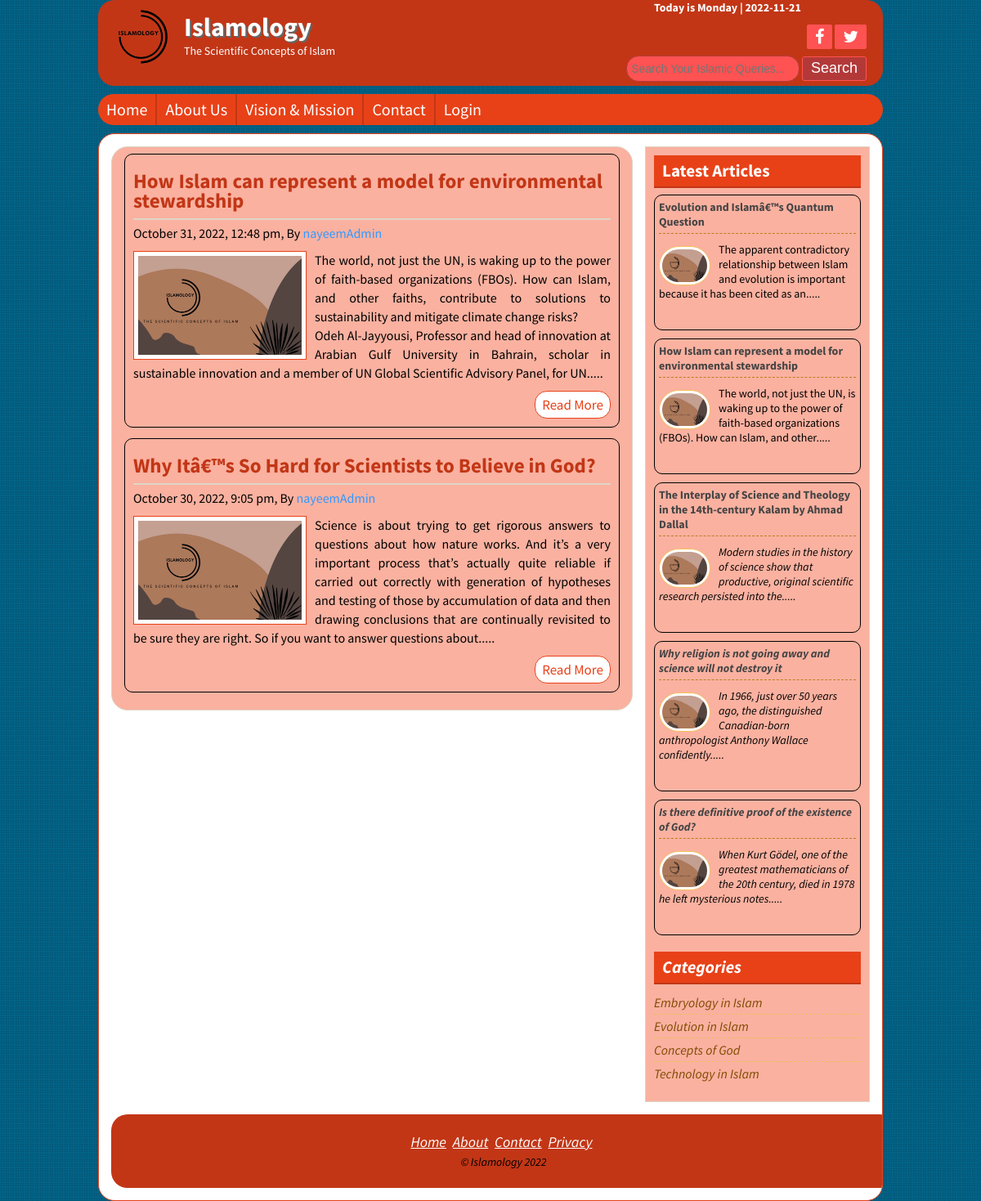
Page /src_blog-site-islamology/posts.php?category=1 on the committed database.
### tables this page shows
CREATE TABLE `title_slogan` (
  `id` int(11) NOT NULL,
  `title` varchar(255) NOT NULL,
  `slogan` varchar(255) NOT NULL,
  `logo` varchar(255) NOT NULL
);

CREATE TABLE `tbl_social` (
  `id` int(11) NOT NULL,
  `fb` varchar(255) NOT NULL,
  `tw` varchar(255) NOT NULL,
  `ln` varchar(255) NOT NULL,
  `gp` varchar(255) NOT NULL
);

CREATE TABLE `tbl_page` (
  `id` int(11) NOT NULL,
  `name` varchar(255) NOT NULL,
  `body` text NOT NULL
);

CREATE TABLE `tbl_post` (
  `id` int(11) NOT NULL,
  `cat` int(11) NOT NULL,
  `title` varchar(255) NOT NULL,
  `body` text NOT NULL,
  `image` varchar(255) NOT NULL,
  `author` varchar(50) NOT NULL,
  `tags` varchar(255) NOT NULL,
  `date` timestamp NOT NULL DEFAULT CURRENT_TIMESTAMP,
  `userid` int(11) NOT NULL
);

CREATE TABLE `tbl_category` (
  `id` int(11) NOT NULL,
  `name` varchar(50) NOT NULL
);

CREATE TABLE `tbl_footer` (
  `id` int(11) NOT NULL,
  `note` varchar(255) NOT NULL
);

### src_blog-site-islamology/lib/Database.php (called while the page is built, shortened)
<?php
Class Database{
	public $host   = DB_HOST;
	public $user   = DB_USER;
	public $pass   = DB_PASS;
	public $dbname = DB_NAME;
	public $link;
	private function connectDB(){
	$this->link = new mysqli($this->host, $this->user, $this->pass, $this->dbname);
 }
	public function select($query){
		$result = $this->link->query($query) or die($this->link->error.__LINE__);
		if($result->num_rows > 0){
			return $result;
		} else {
			return false;
		}
	}
}

### src_blog-site-islamology/helpers/format.php (called while the page is built, shortened)
<?php
    class Format{
        public function formatDate($date){
            return date('F j, Y, g:i a', strtotime($date));
        }
        public function textShorten($text, $limit = 400){
            $text = $text. " ";
            $text = substr($text, 0, $limit);
            $text = substr($text, 0, strrpos($text, ' '));
            $text = $text.".....";
            return $text;
        }
    }
?>

### src_blog-site-islamology/posts.php (the view)
<?php include 'inc/header.php'; ?>
<?php include 'inc/navbar.php'; ?>
<?php
$categoryid = mysqli_real_escape_string($db->link, $_GET['category']);
if (!isset($categoryid) || $categoryid == NULL) {
    header("Location: 404.php");
} else {
    $category = $categoryid;
}
?>
<div class="contentsection contemplete clear">
    <div class="maincontent clear">
        <?php
        $query = "select * from tbl_post where cat=$category order by id desc";
        $post = $db->select($query);
        if ($post) {
            while ($result = $post->fetch_assoc()) {
        ?>
                <div class="samepost clear">
                    <h2><a href="post.php?id=<?php echo $result['id']; ?>"><?php echo $result['title']; ?></a></h2>
                    <h4><?php echo $fm->formatDate($result['date']); ?>, By <a href="page.php?pageid=1"><?php echo $result['author']; ?></a></h4>
                    <a href="#"><img src="admin/<?php echo $result['image']; ?>" alt="post image" /></a>
                    <?php echo $fm->textShorten($result['body']); ?>
                    <div class="readmore clear">
                        <a href="post.php?id=<?php echo $result['id']; ?>">Read More</a>
                    </div>
                </div>
        <?php }
        } else { ?>
            <h3>No Post Available In This Category</h3>
        <?php } ?>
    </div>
    <?php include "inc/sidebar.php"; ?>
    <?php include "inc/footer.php"; ?>

### src_blog-site-islamology/inc/header.php (shortened to what this page needs)
<?php include "lib/Database.php"; ?>
<?php include "helpers/format.php"; ?>
<?php
$db = new Database();
$fm = new Format();
?>
<!DOCTYPE html>
<html>
<head>
	<?php include 'scripts/css.php'; ?>
</head>
<body>
	<div class="headersection templete clear">
		<a href="index.php">
			<div class="logo">
				<?php
				$query = "select * from title_slogan where id='1'";
				$blog_title = $db->select($query);
				if ($blog_title) {
					while ($result = $blog_title->fetch_assoc()) {
				?>
						<img src="admin/<?php echo $result['logo']; ?>" alt="Logo" />
						<h2><?php echo $result['title']; ?></h2>
						<p><?php echo $result['slogan']; ?></p>
				<?php }
				} ?>
			</div>
		</a>
				<div style="text-align: center;">
				<h4>
				<?php
					echo "Today is " .date("l"), date(" | Y-m-d");
					?>
				</h4>
				</div>
		<div class="social clear">
			<div class="icon clear">
				<?php
				$query = "select * from tbl_social where id='1'";
				$socialmedia = $db->select($query);
				if ($socialmedia) {
					while ($result = $socialmedia->fetch_assoc()) {
				?>
						<a href="<?php echo $result['fb']; ?>" target="_blank"><i class="fa fa-facebook"></i></a>
						<a href="<?php echo $result['tw']; ?>" target="_blank"><i class="fa fa-twitter"></i></a>
				<?php }
				} ?>
			</div>
			<div class="searchbtn clear">
				<form action="search.php" method="get">
					<input type="text" name="search" placeholder="Search Your Islamic Queries..." />
					<input type="submit" name="submit" value="Search" />
				</form>
			</div>
		</div>
	</div>

### src_blog-site-islamology/inc/navbar.php
<div class="navsection templete">
		<?php
		$path = $_SERVER['SCRIPT_FILENAME'];
		$currentpage = basename($path, '.php');
		?>
		<ul>
			<li><a <?php
					if ($currentpage == 'index') {
						echo 'id="active"';
					}
					?> href="index.php">Home</a></li>
			<?php
			$query = "select * from tbl_page";
			$pages = $db->select($query);
			if ($pages) {
				while ($result = $pages->fetch_assoc()) {
			?>
					<li><a <?php
							if (isset($_GET['pageid']) && $_GET['pageid'] == $result['id']) {
								echo 'id="active"';
							}
							?> href="page.php?pageid=<?php echo $result['id']; ?>"><?php echo $result['name']; ?></a> </li>
			<?php }
			} ?>
			<li><a <?php
					if ($currentpage == 'contact') {
						echo 'id="active"';
					}
					?> href="contact.php">Contact</a></li>
			<li>
				<a href="admin/login.php">Login</a>
			</li>
		</ul>
	</div>

### src_blog-site-islamology/inc/sidebar.php
<div class="sidebar clear">
	<div class="samesidebar clear">
		<h2>Latest Articles</h2>
		<?php
			$query = "select * from tbl_post order by id desc limit 5";
			$post = $db->select($query);
			if ($post) {
				while ($result = $post->fetch_assoc()) {
			?>
		<div style="border: 1px solid black; border-radius: 10px; padding: 5px; margin-bottom: 10px;">
			<div class="popular clear">
				<h3><a href="post.php?id=<?php echo $result['id']; ?>"><?php echo $result['title']; ?></a></h3>
				<a href="post.php?id=<?php echo $result['id']; ?>"><img src="admin/<?php echo $result['image']; ?>" alt="post image" /></a>
				<?php echo $fm->textShorten($result['body'], 120); ?>
			</div>
		</div>
		<?php }
			} else {
				header("Location:404.php");
			} ?>
	</div>
	<div class="samesidebar clear">
		<h2>Categories</h2>
		<ul>
			<?php
			$query = "select * from tbl_category";
			$category = $db->select($query);
			if ($category) {
				while ($result = $category->fetch_assoc()) {
			?>
					<li><a href="posts.php?category=<?php echo $result['id'];?>"><?php echo $result['name']; ?></a></li>
				<?php
				}
			} else { ?>
			<li>No Category Created</li>
			<?php } ?>
		</ul>
	</div>
</div>

### src_blog-site-islamology/inc/footer.php (shortened to what this page needs)
<br>
<div class="footersection templete clear">
	<div class="footermenu clear">
		<ul>
			<li><a href="index.php">Home</a></li>
			<li><a href="page.php?pageid=1">About</a></li>
			<li><a href="contact.php">Contact</a></li>
			<li><a href="page.php?pageid=2">Privacy</a></li>
		</ul>
	</div>
	<?php
	$query = "select * from tbl_footer where id='1'";
	$copyright = $db->select($query);
	if ($copyright) {
		while ($result = $copyright->fetch_assoc()) {
	?>
			<p>&copy; <?php echo $result['note']; ?> <?php echo date('Y'); ?></p>
	<?php }
	} ?>
</div>
</body>
</html>

### src_blog-site-islamology/theme/red.css (style rules this page uses)
.headersection, .footersection { background: #c23616 none repeat scroll 0 0; }
.icon a { background: #ff5252 none repeat scroll 0 0; }
.searchbtn input[type="text"] { border: 1px solid #b33939; background: #ff5252; }
.searchbtn input[type="submit"] { border: 1px solid #ff5252; }
input[type="submit"] { background: #b33939 none repeat scroll 0 0; border: 1px solid #ff5252; }
.navsection { background: none repeat scroll 0 0 #e84118; }
.navsection ul li { border-left: 1px solid #c23616; border-right: 1px solid #c23616; }
.samepost h2 a { color: #c23616; }
.maincontent, .sidebar { background: #fab1a0 none repeat scroll 0 0; }
.samepost img { border: 1px solid #e84118; }
.contentsection { border: 1px solid #e84118; }
.samesidebar h2 { background: #e84118 none repeat scroll 0 0; border-bottom: 2px solid #c23616; color: #fff; }
.readmore a { border: 1px solid #e84118; color: #e84118; }
.footermenu ul li a { color: #fff; }
.samepost h2, .about h2 { color: #c23616; }

### rows in the picture
title_slogan: logo (picture), title "Islamology", slogan "The Scientific Concepts of Islam"
tbl_page: name "About Us"
tbl_page: name "Vision & Mission"
tbl_post: title "How Islam can represent a model for environmental stewardship", date "October 31, 2022, 12:48 pm", author "nayeemAdmin", image (picture), body "The world, not just the UN, is waking up to the power of faith-based organizations (FBOs). How can Islam, and other faiths, contribute to solutions to sustainability and mitigate climate change risks? Odeh Al-Jayyousi, Professor and head of innovation at Arabian Gulf University in Bahrain, scholar in sustainable innovation and a member of UN Global Scientific Advisory Panel, for UN.....", body "The world, not just the UN, is waking up to the power of faith-based organizations (FBOs). How can Islam, and other....."
tbl_post: title "Why Itâ€™s So Hard for Scientists to Believe in God?", date "October 30, 2022, 9:05 pm", author "nayeemAdmin", image (picture), body "Science is about trying to get rigorous answers to questions about how nature works. And it’s a very important process that’s actually quite reliable if carried out correctly with generation of hypotheses and testing of those by accumulation of data and then drawing conclusions that are continually revisited to be sure they are right. So if you want to answer questions about....."
tbl_post: title "Evolution and Islamâ€™s Quantum Question", image (picture), body "The apparent contradictory relationship between Islam and evolution is important because it has been cited as an....."
tbl_post: title "The Interplay of Science and Theology in the 14th-century Kalam by Ahmad Dallal", image (picture), body "Modern studies in the history of science show that productive, original scientific research persisted into the....."
tbl_post: title "Why religion is not going away and science will not destroy it", image (picture), body "In 1966, just over 50 years ago, the distinguished Canadian-born anthropologist Anthony Wallace confidently....."
tbl_post: title "Is there definitive proof of the existence of God?", image (picture), body "When Kurt Gödel, one of the greatest mathematicians of the 20th century, died in 1978 he left mysterious notes....."
tbl_category: name "Embryology in Islam"
tbl_category: name "Evolution in Islam"
tbl_category: name "Concepts of God"
tbl_category: name "Technology in Islam"
tbl_footer: note "Islamology"
